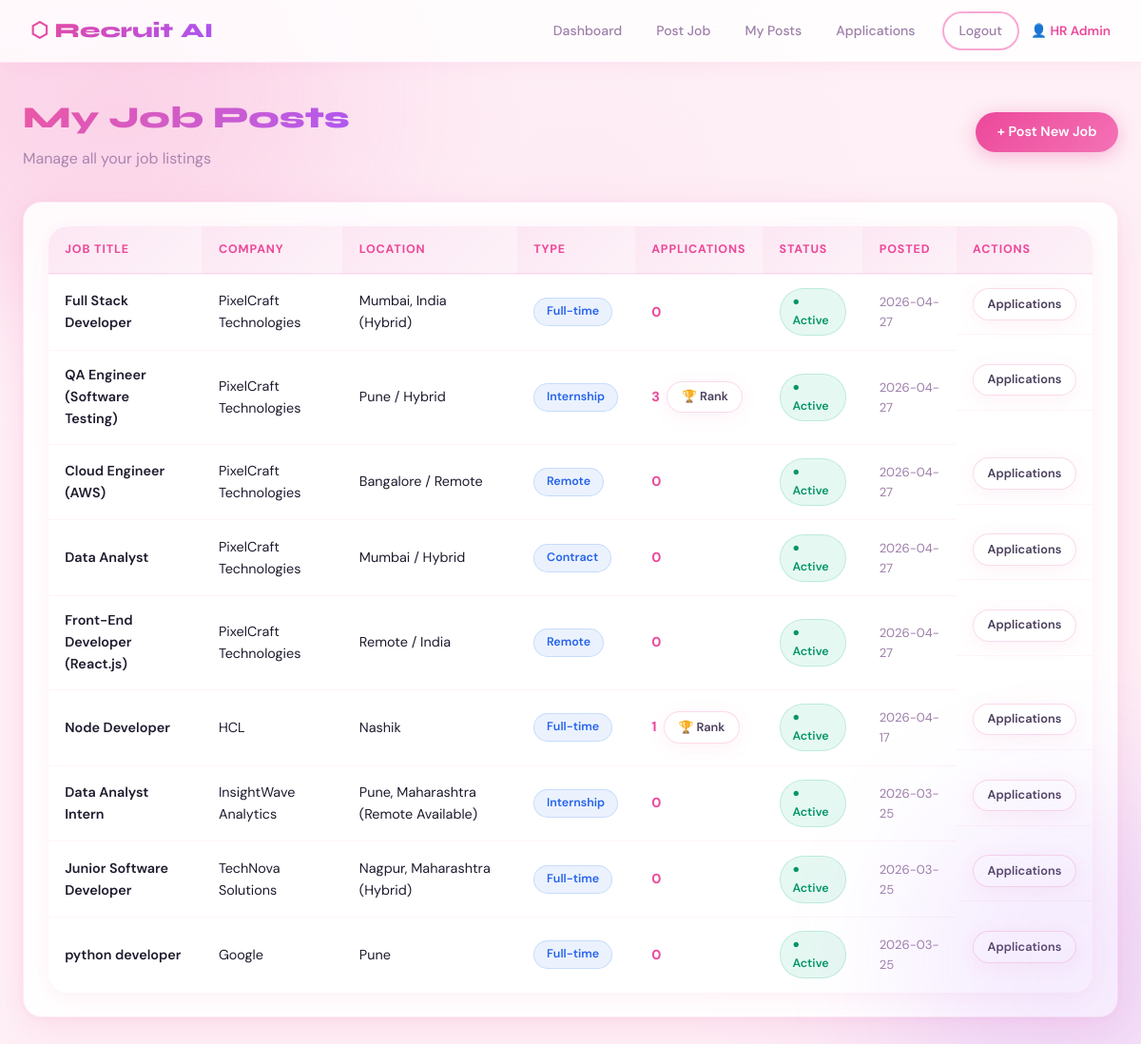
Page /hr/posts (signed in) on the committed database.
### tables this page shows
CREATE TABLE job_posts (
            id INTEGER PRIMARY KEY AUTOINCREMENT,
            hr_id INTEGER,
            title TEXT,
            company TEXT,
            location TEXT,
            job_type TEXT,
            description TEXT,
            required_skills TEXT,
            required_experience TEXT,
            required_education TEXT,
            salary TEXT,
            deadline TEXT,
            status TEXT DEFAULT 'active',
            created_at TEXT DEFAULT CURRENT_TIMESTAMP,
            FOREIGN KEY(hr_id) REFERENCES users(id)
        );

### app.py (the view)
@app.route('/hr/posts')
def hr_posts():
    if 'user_id' not in session or session['role']!='hr': return redirect(url_for('login'))
    conn=get_db()
    jobs=conn.execute("""SELECT j.*,(SELECT COUNT(*) FROM applications WHERE job_id=j.id) as app_count
                         FROM job_posts j WHERE hr_id=? ORDER BY created_at DESC""",(session['user_id'],)).fetchall()
    conn.close()
    return render_template('hr_posts.html', jobs=jobs)

### app.py (called while the page is built)
def get_db():
    conn = sqlite3.connect(DB)
    conn.row_factory = sqlite3.Row
    return conn

### templates/hr_posts.html (shortened to what this page needs)
{% extends 'base.html' %}
{% block content %}
<div class="container">
  <div class="page-header" style="display:flex;justify-content:space-between;align-items:center">
    <div><div class="page-title">My Job Posts</div><div class="page-sub">Manage all your job listings</div></div>
    <a href="{{ url_for('hr_post_job') }}" class="btn btn-primary">+ Post New Job</a>
  </div>
  {% if jobs %}
  <div class="card"><div class="table-wrap"><table>
    <thead><tr><th>Job Title</th><th>Company</th><th>Location</th><th>Type</th><th>Applications</th><th>Status</th><th>Posted</th><th>Actions</th></tr></thead>
    <tbody>
      {% for j in jobs %}
      <tr>
        <td><div style="font-weight:600">{{ j.title }}</div></td>
        <td>{{ j.company }}</td>
        <td>{{ j.location }}</td>
        <td><span class="badge badge-blue">{{ j.job_type }}</span></td>
        <td>
          <a href="{{ url_for('hr_applications', job_id=j.id) }}" style="color:var(--primary);font-weight:700;text-decoration:none">{{ j.app_count }}</a>
          {% if j.app_count > 0 %}
          &nbsp;<a href="{{ url_for('hr_ranking', job_id=j.id) }}" class="btn btn-ghost btn-sm">🏆 Rank</a>
          {% endif %}
        </td>
        <td>
          <a href="{{ url_for('toggle_job', job_id=j.id) }}" class="badge {% if j.status=='active' %}badge-green{% else %}badge-red{% endif %}" style="cursor:pointer;text-decoration:none">
            {% if j.status=='active' %}● Active{% else %}○ Inactive{% endif %}
          </a>
        </td>
        <td style="color:var(--muted);font-size:.82rem">{{ j.created_at[:10] }}</td>
        <td style="display:flex;gap:.4rem">
          <a href="{{ url_for('hr_applications', job_id=j.id) }}" class="btn btn-ghost btn-sm">Applications</a>
        </td>
      </tr>
      {% endfor %}
    </tbody>
  </table></div></div>
  {% else %}
    <div class="empty card" style="padding:4rem"><div class="empty-icon">📋</div><div class="empty-text">No jobs posted yet. <a href="{{ url_for('hr_post_job') }}" style="color:var(--primary)">Post your first job</a></div></div>
  {% endif %}
</div>
{% endblock %}

### static/css/style.css (style rules this page uses)
:root { --bg: #fef0f6; --surface: #ffffff; --surface2: #fce7f3; --border: rgba(236,72,153,0.15); --primary: #ec4899; --primary-light: #f9a8d4; --primary-glow: rgba(236,72,153,0.2); --accent: #f472b6; --accent2: #a855f7; --success: #10b981; --warning: #f59e0b; --danger: #ef4444; --text: #1e1b2e; --text-soft: #4a3f5c; --muted: #9d7fa8; --radius: 20px; --radius-sm: 12px; --shadow-sm: 0 4px 20px rgba(236,72,153,0.08); --shadow-md: 0 8px 40px rgba(236,72,153,0.14); --shadow-lg: 0 20px 60px rgba(236,72,153,0.18); --shadow-float: 0 10px 40px rgba(236,72,153,0.12), 0 2px 8px rgba(236,72,153,0.06); }
*, *::before, *::after { box-sizing: border-box; margin: 0; padding: 0; }
html { scroll-behavior: smooth; }
body { font-family: 'DM Sans', sans-serif; background: var(--bg); background-image: radial-gradient(ellipse 60% 40% at 10% 10%, rgba(249,168,212,0.3) 0%, transparent 60%), radial-gradient(ellipse 50% 50% at 90% 90%, rgba(216,180,254,0.2) 0%, transparent 60%), radial-gradient(ellipse 40% 40% at 50% 20%, rgba(251,207,232,0.15) 0%, transparent 70%); color: var(--text); min-height: 100vh; line-height: 1.6; }
.btn { display: inline-flex; align-items: center; gap: .5rem; padding: .6rem 1.4rem; border-radius: 99px; font-family: 'DM Sans', sans-serif; font-size: .9rem; font-weight: 600; cursor: pointer; border: none; text-decoration: none; transition: all .25s cubic-bezier(.34,1.56,.64,1); white-space: nowrap; }
.btn-primary { background: linear-gradient(135deg, #ec4899, #f472b6); color: #fff; box-shadow: 0 4px 20px rgba(236,72,153,0.35); }
.btn-sm { padding: .35rem .9rem; font-size: .8rem; }
.btn-ghost { background: rgba(255,255,255,0.85); color: var(--text-soft); border: 1.5px solid rgba(236,72,153,0.2); box-shadow: var(--shadow-sm); }
.card { background: rgba(255,255,255,0.88); backdrop-filter: blur(16px); -webkit-backdrop-filter: blur(16px); border: 1.5px solid rgba(236,72,153,0.1); border-radius: var(--radius); padding: 1.6rem; box-shadow: var(--shadow-float); transition: transform .3s cubic-bezier(.34,1.56,.64,1), box-shadow .3s; }
.container { max-width: 1200px; margin: 0 auto; padding: 2rem 1.5rem; }
.page-header { margin-bottom: 2rem; }
.page-title { font-family: 'Syne', sans-serif; font-weight: 800; font-size: 2rem; background: linear-gradient(135deg, #ec4899, #a855f7); -webkit-background-clip: text; -webkit-text-fill-color: transparent; }
.page-sub { color: var(--muted); margin-top: .3rem; }
.badge { display: inline-flex; align-items: center; padding: .25rem .8rem; border-radius: 99px; font-size: .78rem; font-weight: 600; }
.badge-blue { background: rgba(59,130,246,.1); color: #2563eb; border: 1.5px solid rgba(59,130,246,.2); }
.badge-green { background: rgba(16,185,129,.1); color: #059669; border: 1.5px solid rgba(16,185,129,.2); }
.table-wrap { overflow-x: auto; border-radius: var(--radius); box-shadow: var(--shadow-sm); }
table { width: 100%; border-collapse: collapse; background: #fff; border-radius: var(--radius); overflow: hidden; }
th { background: linear-gradient(135deg, #fce7f3, #fdf2f8); color: var(--primary); font-size: .78rem; text-transform: uppercase; letter-spacing: .07em; font-weight: 700; padding: .9rem 1.1rem; text-align: left; border-bottom: 2px solid rgba(236,72,153,0.1); }
td { padding: .9rem 1.1rem; border-bottom: 1px solid rgba(236,72,153,0.06); font-size: .9rem; vertical-align: middle; }
tr:last-child td { border-bottom: none; }
body::before, body::after { content: ''; position: fixed; border-radius: 50%; pointer-events: none; z-index: 0; filter: blur(70px); opacity: .15; animation: blobFloat 10s ease-in-out infinite; }
body::before { width: 500px; height: 500px; background: #f9a8d4; top: -150px; left: -150px; }
body::after { width: 350px; height: 350px; background: #c084fc; bottom: -80px; right: -100px; animation-delay: -4s; }

### rows in the picture
job_posts: title "Full Stack Developer", company "PixelCraft Technologies", location "Mumbai, India (Hybrid)", job_type "Full-time", app_count "0", status "● Active", created_at "2026-04-27"
job_posts: title "QA Engineer (Software Testing)", company "PixelCraft Technologies", location "Pune / Hybrid", job_type "Internship", app_count "3", status "● Active", created_at "2026-04-27"
job_posts: title "Cloud Engineer (AWS)", company "PixelCraft Technologies", location "Bangalore / Remote", job_type "Remote", app_count "0", status "● Active", created_at "2026-04-27"
job_posts: title "Data Analyst", company "PixelCraft Technologies", location "Mumbai / Hybrid", job_type "Contract", app_count "0", status "● Active", created_at "2026-04-27"
job_posts: title "Front-End Developer (React.js)", company "PixelCraft Technologies", location "Remote / India", job_type "Remote", app_count "0", status "● Active", created_at "2026-04-27"
job_posts: title "Node Developer", company "HCL", location "Nashik", job_type "Full-time", app_count "1", status "● Active", created_at "2026-04-17"
job_posts: title "Data Analyst Intern", company "InsightWave Analytics", location "Pune, Maharashtra (Remote Available)", job_type "Internship", app_count "0", status "● Active", created_at "2026-03-25"
job_posts: title "Junior Software Developer", company "TechNova Solutions", location "Nagpur, Maharashtra (Hybrid)", job_type "Full-time", app_count "0", status "● Active", created_at "2026-03-25"
job_posts: title "python developer", company "Google", location "Pune", job_type "Full-time", app_count "0", status "● Active", created_at "2026-03-25"

### other values in the picture
{{ session.name }} "HR Admin"
